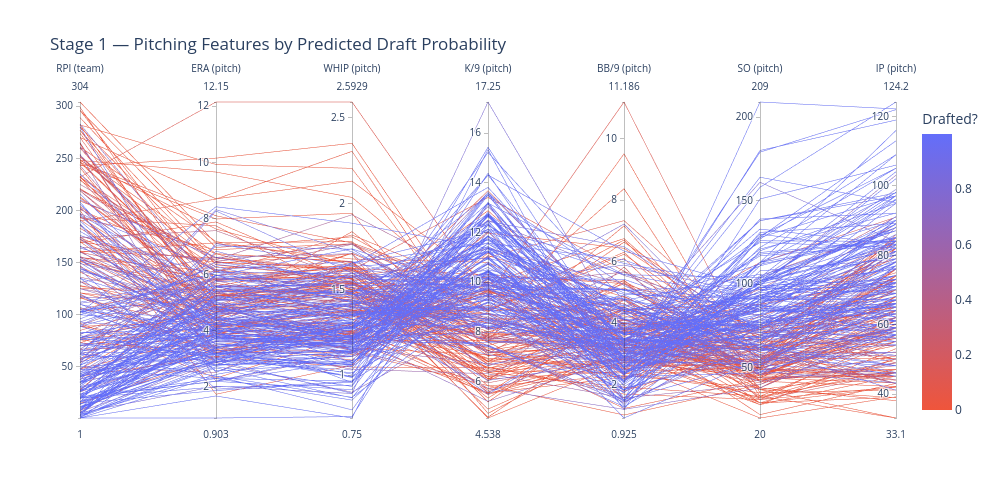

The code cell stored with this chart in its notebook:
### Code cell
pcp_features = ['rpi_team', 'era_pitch', 'whip_pitch', 'k/9_pitch', 'bb/9_pitch', 'so_pitch', 'ip_pitch']

# keep X_test's index/order so predictions stay paired with rows
pcp_df = X_test[pcp_features].copy()
pcp_df['Drafted?'] = np.asarray(y_proba)[:len(pcp_df)]   # positional, avoids index-alignment surprises

before = len(pcp_df)
pcp_df = pcp_df.dropna(subset=pcp_features)
print(f"Dropped {before - len(pcp_df)} rows with NaN features, {len(pcp_df)} remaining")

plot_pcp(pcp_df, pcp_features, 'Drafted?', stage=1, name='pcp_probability', sample=None,
         title='Stage 1 — Pitching Features by Predicted Draft Probability')

### Figure 1 — Plotly figure (JSON) as saved in the notebook; plotly's stock layout.template omitted (floating-point values rounded to 4 significant figures; data arrays with more than 128 entries replaced by an {"elided": "..."} marker saying what was removed)
{"data": [{"dimensions": [{"label": "RPI (team)", "values": {"elided": "316 int values"}}, {"label": "ERA (pitch)", "values": {"elided": "316 float values"}}, {"label": "WHIP (pitch)", "values": {"elided": "316 float values"}}, {"label": "K/9 (pitch)", "values": {"elided": "316 float values"}}, {"label": "BB/9 (pitch)", "values": {"elided": "316 float values"}}, {"label": "SO (pitch)", "values": {"elided": "316 float values"}}, {"label": "IP (pitch)", "values": {"elided": "316 float values"}}], "domain": {"x": [0.0, 1.0], "y": [0.0, 1.0]}, "line": {"color": {"elided": "316 float values"}, "coloraxis": "coloraxis"}, "name": "", "type": "parcoords"}], "layout": {"coloraxis": {"colorbar": {"title": {"text": "Drafted?"}}, "colorscale": [[0.0, "#EF553B"], [1.0, "#636EFA"]]}, "height": 500, "legend": {"tracegroupgap": 0}, "title": {"text": "Stage 1 — Pitching Features by Predicted Draft Probability"}, "width": 1000}}
